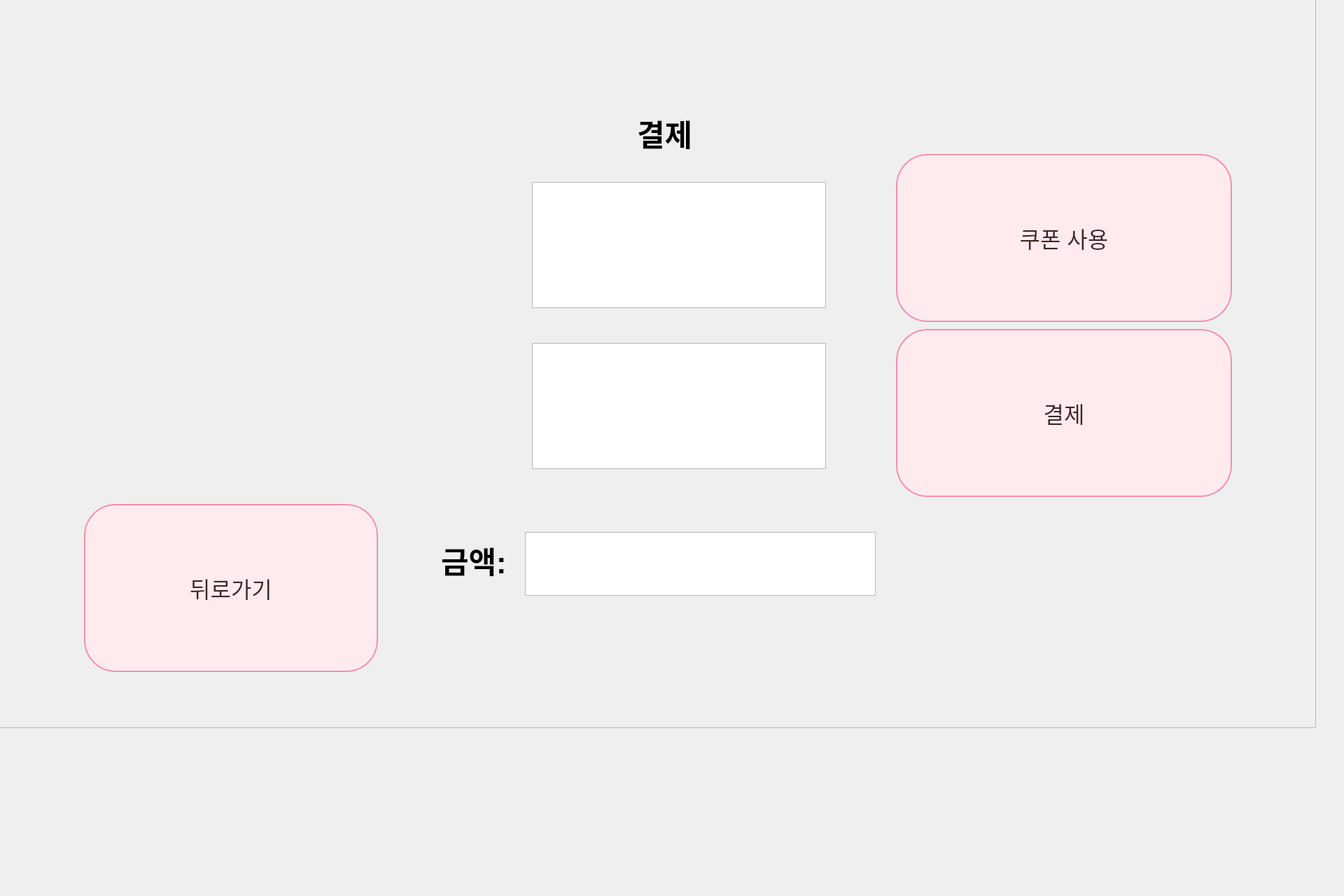
<?xml version="1.0" encoding="UTF-8"?>
<ui version="4.0">
 <class>Dialog</class>
 <widget class="QDialog" name="Dialog">
  <property name="geometry">
   <rect>
    <x>0</x>
    <y>0</y>
    <width>1920</width>
    <height>1280</height>
   </rect>
  </property>
  <property name="windowTitle">
   <string>Dialog</string>
  </property>
  <property name="styleSheet">
   <string notr="true"/>
  </property>
  <widget class="QLabel" name="label">
   <property name="geometry">
    <rect>
     <x>910</x>
     <y>110</y>
     <width>311</width>
     <height>161</height>
    </rect>
   </property>
   <property name="font">
    <font>
     <pointsize>32</pointsize>
     <weight>75</weight>
     <bold>true</bold>
    </font>
   </property>
   <property name="text">
    <string>결제</string>
   </property>
  </widget>
  <widget class="QPushButton" name="pushButton_6">
   <property name="geometry">
    <rect>
     <x>1280</x>
     <y>220</y>
     <width>480</width>
     <height>240</height>
    </rect>
   </property>
   <property name="font">
    <font>
     <pointsize>-1</pointsize>
    </font>
   </property>
   <property name="styleSheet">
    <string notr="true">QPushButton {
    color: #3E2723; /* 다크 브라운 글씨 색 */
    background-color: #FFEBEE; /* 라이트 핑크 배경 */
    font-size: 32px; /* 글씨 크기 */
    border: 2px solid #F48FB1; /* 핑크 테두리 */
    border-radius: 45px; /* 둥근 모서리 */
    padding: 10px;
}
QPushButton:hover{
	background-color: #FFC0CB
}</string>
   </property>
   <property name="text">
    <string>쿠폰 사용</string>
   </property>
  </widget>
  <widget class="QPushButton" name="pushButton_8">
   <property name="geometry">
    <rect>
     <x>1280</x>
     <y>470</y>
     <width>480</width>
     <height>240</height>
    </rect>
   </property>
   <property name="font">
    <font>
     <pointsize>-1</pointsize>
    </font>
   </property>
   <property name="styleSheet">
    <string notr="true">QPushButton {
    color: #3E2723; /* 다크 브라운 글씨 색 */
    background-color: #FFEBEE; /* 라이트 핑크 배경 */
    font-size: 32px; /* 글씨 크기 */
    border: 2px solid #F48FB1; /* 핑크 테두리 */
    border-radius: 45px; /* 둥근 모서리 */
    padding: 10px;
}
QPushButton:hover{
	background-color: #FFC0CB
}</string>
   </property>
   <property name="text">
    <string>결제</string>
   </property>
  </widget>
  <widget class="QTextBrowser" name="textBrowser">
   <property name="geometry">
    <rect>
     <x>760</x>
     <y>490</y>
     <width>420</width>
     <height>180</height>
    </rect>
   </property>
   <property name="font">
    <font>
     <pointsize>22</pointsize>
    </font>
   </property>
   <property name="html">
    <string>&lt;!DOCTYPE HTML PUBLIC &quot;-//W3C//DTD HTML 4.0//EN&quot; &quot;http://www.w3.org/TR/REC-html40/strict.dtd&quot;&gt;
&lt;html&gt;&lt;head&gt;&lt;meta name=&quot;qrichtext&quot; content=&quot;1&quot; /&gt;&lt;style type=&quot;text/css&quot;&gt;
p, li { white-space: pre-wrap; }
&lt;/style&gt;&lt;/head&gt;&lt;body style=&quot; font-family:'Ubuntu'; font-size:22pt; font-weight:400; font-style:normal;&quot;&gt;
&lt;p align=&quot;center&quot; style=&quot;-qt-paragraph-type:empty; margin-top:0px; margin-bottom:0px; margin-left:0px; margin-right:0px; -qt-block-indent:0; text-indent:0px; font-size:28pt;&quot;&gt;&lt;br /&gt;&lt;/p&gt;&lt;/body&gt;&lt;/html&gt;</string>
   </property>
  </widget>
  <widget class="QLabel" name="label_2">
   <property name="geometry">
    <rect>
     <x>630</x>
     <y>720</y>
     <width>311</width>
     <height>161</height>
    </rect>
   </property>
   <property name="font">
    <font>
     <pointsize>32</pointsize>
     <weight>75</weight>
     <bold>true</bold>
    </font>
   </property>
   <property name="text">
    <string>금액:</string>
   </property>
  </widget>
  <widget class="QTextBrowser" name="textBrowser_2">
   <property name="geometry">
    <rect>
     <x>750</x>
     <y>760</y>
     <width>501</width>
     <height>91</height>
    </rect>
   </property>
   <property name="font">
    <font>
     <pointsize>28</pointsize>
    </font>
   </property>
   <property name="html">
    <string>&lt;!DOCTYPE HTML PUBLIC &quot;-//W3C//DTD HTML 4.0//EN&quot; &quot;http://www.w3.org/TR/REC-html40/strict.dtd&quot;&gt;
&lt;html&gt;&lt;head&gt;&lt;meta name=&quot;qrichtext&quot; content=&quot;1&quot; /&gt;&lt;style type=&quot;text/css&quot;&gt;
p, li { white-space: pre-wrap; }
&lt;/style&gt;&lt;/head&gt;&lt;body style=&quot; font-family:'Ubuntu'; font-size:28pt; font-weight:400; font-style:normal;&quot;&gt;
&lt;p align=&quot;right&quot; style=&quot;-qt-paragraph-type:empty; margin-top:0px; margin-bottom:0px; margin-left:0px; margin-right:0px; -qt-block-indent:0; text-indent:0px;&quot;&gt;&lt;br /&gt;&lt;/p&gt;&lt;/body&gt;&lt;/html&gt;</string>
   </property>
  </widget>
  <widget class="QTextBrowser" name="textBrowser_3">
   <property name="geometry">
    <rect>
     <x>760</x>
     <y>260</y>
     <width>420</width>
     <height>180</height>
    </rect>
   </property>
   <property name="font">
    <font>
     <pointsize>22</pointsize>
    </font>
   </property>
   <property name="html">
    <string>&lt;!DOCTYPE HTML PUBLIC &quot;-//W3C//DTD HTML 4.0//EN&quot; &quot;http://www.w3.org/TR/REC-html40/strict.dtd&quot;&gt;
&lt;html&gt;&lt;head&gt;&lt;meta name=&quot;qrichtext&quot; content=&quot;1&quot; /&gt;&lt;style type=&quot;text/css&quot;&gt;
p, li { white-space: pre-wrap; }
&lt;/style&gt;&lt;/head&gt;&lt;body style=&quot; font-family:'Ubuntu'; font-size:22pt; font-weight:400; font-style:normal;&quot;&gt;
&lt;p align=&quot;center&quot; style=&quot;-qt-paragraph-type:empty; margin-top:0px; margin-bottom:0px; margin-left:0px; margin-right:0px; -qt-block-indent:0; text-indent:0px; font-size:28pt;&quot;&gt;&lt;br /&gt;&lt;/p&gt;&lt;/body&gt;&lt;/html&gt;</string>
   </property>
  </widget>
  <widget class="QFrame" name="frame">
   <property name="geometry">
    <rect>
     <x>-40</x>
     <y>-40</y>
     <width>1920</width>
     <height>1080</height>
    </rect>
   </property>
   <property name="styleSheet">
    <string notr="true">QFrame {
    background-position: center; /* 이미지 중앙 정렬 */
    background-repeat: no-repeat; /* 이미지 반복 안함 */
}</string>
   </property>
   <property name="frameShape">
    <enum>QFrame::StyledPanel</enum>
   </property>
   <property name="frameShadow">
    <enum>QFrame::Raised</enum>
   </property>
   <widget class="QPushButton" name="pushButton_back">
    <property name="geometry">
     <rect>
      <x>160</x>
      <y>760</y>
      <width>420</width>
      <height>240</height>
     </rect>
    </property>
    <property name="styleSheet">
     <string notr="true">QPushButton {
    color: #3E2723; /* 다크 브라운 글씨 색 */
    background-color: #FFEBEE; /* 라이트 핑크 배경 */
    font-size: 32px; /* 글씨 크기 */
    border: 2px solid #F48FB1; /* 핑크 테두리 */
    border-radius: 45px; /* 둥근 모서리 */
    padding: 10px;
}
QPushButton:hover{
	background-color: #FFC0CB
}</string>
    </property>
    <property name="text">
     <string>뒤로가기</string>
    </property>
   </widget>
   <widget class="QLabel" name="label_3">
    <property name="geometry">
     <rect>
      <x>-40</x>
      <y>-40</y>
      <width>1920</width>
      <height>1080</height>
     </rect>
    </property>
    <property name="text">
     <string>TextLabel</string>
    </property>
   </widget>
  </widget>
  <zorder>frame</zorder>
  <zorder>label</zorder>
  <zorder>pushButton_6</zorder>
  <zorder>pushButton_8</zorder>
  <zorder>textBrowser</zorder>
  <zorder>label_2</zorder>
  <zorder>textBrowser_2</zorder>
  <zorder>textBrowser_3</zorder>
 </widget>
 <resources/>
 <connections/>
</ui>
